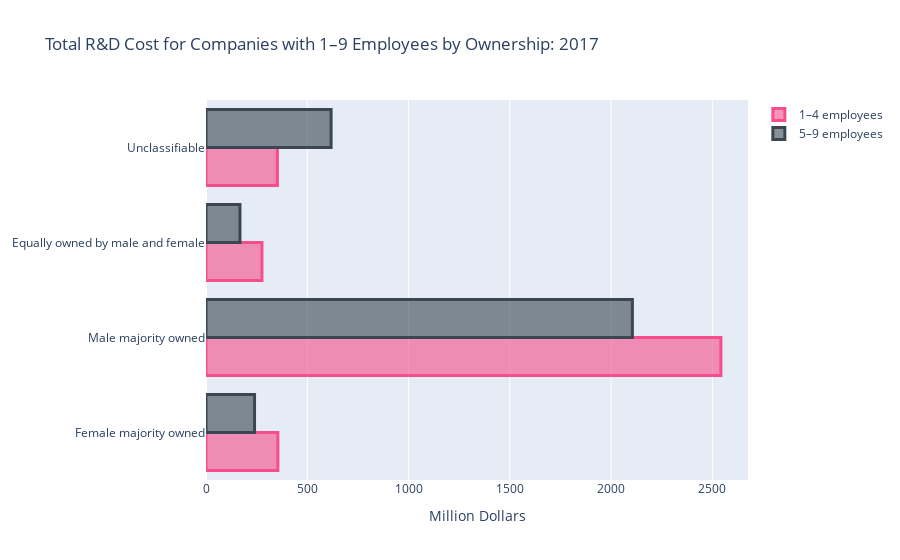
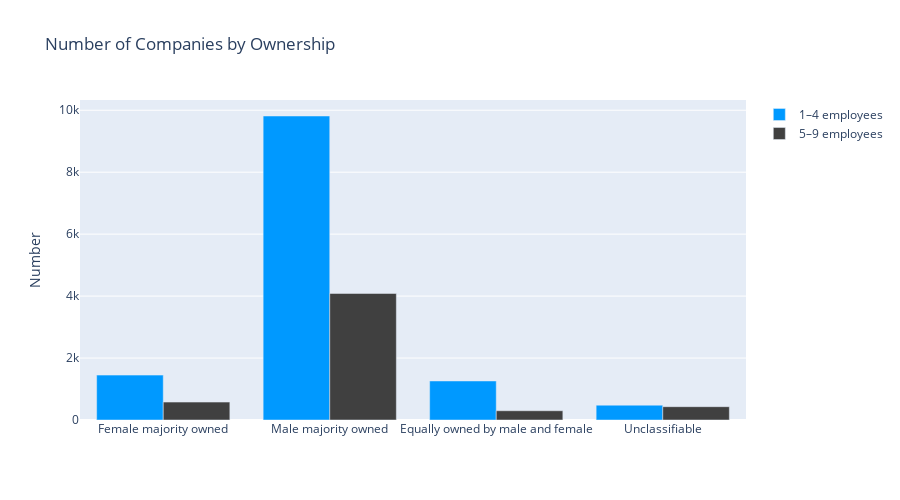

The notebook cell saved with these charts, in order:
### Markdown cell above
2.2) Total R&D cost for companies with 1–9 employees, by firm classification of sex and company size: 2017

### Code cell
# Number
dfN = pd.read_excel("https://ncses.nsf.gov/pubs/nsf21303/assets/data-tables/tables/nsf21303-tab003.xlsx", skiprows = [0, 1, 2, 3, 4], usecols= [0, 1,  5,  9] )
dfN.columns = ['Sex of owners', 'All companies', '1–4 employees', '5–9 employees']
dfN.head()
# Dollar Amount
dfA = pd.read_excel("https://ncses.nsf.gov/pubs/nsf21303/assets/data-tables/tables/nsf21303-tab003.xlsx", skiprows = [0, 1, 2, 3, 4], usecols= [0,  3, 7, 11] )
dfA.columns = ['Sex of owners', 'All companies', '1–4 employees', '5–9 employees']
dfA.head()

dfA.set_index('Sex of owners', inplace=True)
dfA = dfA.div(1000)
dfA = dfA.reset_index()
dfA.head()
NL1 = dfN['Sex of owners'].tolist()
NL2 = dfN['1–4 employees'].tolist()
NL3 = dfN['5–9 employees'].tolist()
AL1 = dfA['Sex of owners'].tolist()
AL2 = dfA['1–4 employees'].tolist()
AL3 = dfA['5–9 employees'].tolist()

fig = go.Figure()
fig.layout=go.Layout(
        title=go.layout.Title(text="Total R&D Cost for Companies with 1–9 Employees by Ownership: 2017") )
fig.add_trace(go.Bar(
    y=AL1,
    x=AL2,
    name='1–4 employees',
    orientation='h',
    marker=dict(
        color='rgba(246, 78, 139, 0.6)',
        line=dict(color='rgba(246, 78, 139, 1.0)', width=3)
    )
))
fig.add_trace(go.Bar(
    y=AL1,
    x=AL3,
    name='5–9 employees',
    orientation='h',
    marker=dict(
        color='rgba(58, 71, 80, 0.6)',
        line=dict(color='rgba(58, 71, 80, 1.0)', width=3)
    )
))
fig.layout.yaxis.update({'anchor': 'x2'})
fig.layout.xaxis.update({'anchor': 'y2'})
fig.layout.xaxis.update({'title': 'Million Dollars'})
#fig.update_layout(barmode='stack')
fig.show()

# Initialize a figure with ff.create_table(table_data)

fig = go.Figure()
# Make traces for graph
trace1 = go.Bar(x=NL1, y=NL2, xaxis='x2', yaxis='y2',
                marker=dict(color='#0099ff'),
                name='1–4 employees')
trace2 = go.Bar(x=NL1, y=NL3, xaxis='x2', yaxis='y2',
                marker=dict(color='#404040'),
                name='5–9 employees')

# Add trace data to figure
fig.add_traces([trace1, trace2])

# initialize xaxis2 and yaxis2
fig['layout']['xaxis2'] = {}
fig['layout']['yaxis2'] = {}


# The graph's yaxis2 MUST BE anchored to the graph's xaxis2 and vice versa
# fig.layout.yaxis2.update({'anchor': 'x2'})
# fig.layout.xaxis2.update({'anchor': 'y2'})
fig.layout.yaxis2.update({'title': 'Number'})

# Update the margins to add a title and see graph x-labels.
#fig.layout.margin.update({'t':75, 'l':50})
fig.layout.update({'title': "Number of Companies by Ownership" })

# Update the height because adding a graph vertically will interact with
# the plot height calculated for the table
fig.layout.update({'height':500})

# Plot!
fig.show()

### Figure 1 — Plotly figure (JSON) as saved in the notebook; plotly's stock layout.template omitted (floating-point values rounded to 4 significant figures)
{"data": [{"marker": {"color": "rgba(246, 78, 139, 0.6)", "line": {"color": "rgba(246, 78, 139, 1.0)", "width": 3}}, "name": "1–4 employees", "orientation": "h", "type": "bar", "x": [354.8, 2542.0, 276.3, 352.6], "y": ["Female majority owned", "Male majority owned", "Equally owned by male and female", "Unclassifiable"]}, {"marker": {"color": "rgba(58, 71, 80, 0.6)", "line": {"color": "rgba(58, 71, 80, 1.0)", "width": 3}}, "name": "5–9 employees", "orientation": "h", "type": "bar", "x": [239.7, 2105.0, 167.7, 617.5], "y": ["Female majority owned", "Male majority owned", "Equally owned by male and female", "Unclassifiable"]}], "layout": {"title": {"text": "Total R&D Cost for Companies with 1–9 Employees by Ownership: 2017"}, "xaxis": {"anchor": "y2", "title": {"text": "Million Dollars"}}, "yaxis": {"anchor": "x2"}}}

### Figure 2 — Plotly figure (JSON) as saved in the notebook; plotly's stock layout.template omitted (floating-point values rounded to 4 significant figures)
{"data": [{"marker": {"color": "#0099ff"}, "name": "1–4 employees", "type": "bar", "x": ["Female majority owned", "Male majority owned", "Equally owned by male and female", "Unclassifiable"], "xaxis": "x2", "y": [1449, 9814, 1260, 479], "yaxis": "y2"}, {"marker": {"color": "#404040"}, "name": "5–9 employees", "type": "bar", "x": ["Female majority owned", "Male majority owned", "Equally owned by male and female", "Unclassifiable"], "xaxis": "x2", "y": [578, 4085, 299, 430], "yaxis": "y2"}], "layout": {"height": 500, "title": {"text": "Number of Companies by Ownership"}, "yaxis2": {"title": {"text": "Number"}}}}
